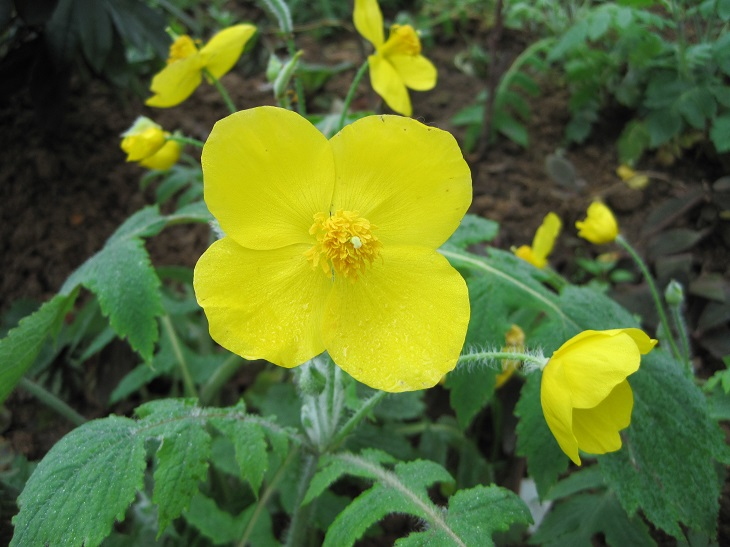
#> input picture img/image.jpg, 730 x 547 px
$ jupyter execute --allow-errors '06_图像美化与滤波.ipynb'   (older library calls are emulated)
#> lines starting #> are read from the running program, lines starting #| are printed output that depends on the picture; after the words box and inside, x2 and y2 are one past the last pixel; in counts of white or black regions, pixels touching at a corner belong together
[cell 1]
import numpy as np
import matplotlib.pyplot as plt
import cv2

## 1.彩色图片直方图

[cell 2]
def ImageHist(image, type):
    color = (255, 255, 255)
    windowName = 'Gary'
    if type == 31:
        color = (255, 0, 0)
        windowName = 'B hist'
    if type == 32:
        color = (0, 255, 0)
        windowName = 'G hist'
    if type == 33:
        color = (0, 0, 255)
        windowName = 'R hist'

    hist = cv2.calcHist([image], [0], None, [256], [0.0, 255.0])
    minV, maxV, minL, maxL = cv2.minMaxLoc(hist)
    histImage = np.zeros([256, 256, 3], np.uint8)
    for h in range(256):
        intenNormal = int(hist[h] * 256 / maxV)
        cv2.line(histImage, (h, 256), (h, 256 - intenNormal), color)
    cv2.imshow(windowName, histImage)
    return histImage

img = cv2.imread("img/image.jpg", 1)
#> img is the input picture: shape (547, 730, 3); mean B, G, R 48.7, 109.6, 90.1
channels = cv2.split(img) # BGR ==>B, G, R
for i in range(0, 3):
    ImageHist(channels[i], 31+i)
#> this loop made 3 passes
#> (maxV in ImageHist, minL in ImageHist, maxL in ImageHist) on passes 1 to 3: (6211, (0, 204), (0, 41)), (3003, (0, 0), (0, 208)), (5519, (0, 0), (0, 49))
#> pass 1, in ImageHist, `cv2.imshow(windowName, histImage)`:
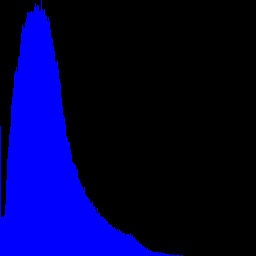
#> window 'B hist': shape (256, 256, 3); mean B, G, R 63.6, 0, 0
cv2.waitKey(0)
cv2.destroyAllWindows()

### 彩色直方图源码
- 本质：统计每个像素 出现的概率：0~255，P

[cell 3]
img = cv2.imread("img/image.jpg", 1)
imgShape = img.shape
#> imgShape = (547, 730, 3)
height = imgShape[0]
#> height = 547
width = imgShape[1]
#> width = 730

count_b = np.zeros(256, np.float)
count_g = np.zeros(256, np.float)
count_r = np.zeros(256, np.float)
for i in range(0, height):
    for j in range(0, width):
        (b, g, r) = img[i, j]
        index_b = int(b)
        index_g = int(g)
        index_r = int(r)
        count_b[index_b] = count_b[index_b] + 1
        count_g[index_g] = count_g[index_g] + 1
        count_r[index_r] = count_r[index_r] + 1
#> after the loop, count_b = 256 values, max 6211 at index 41, min 0 at index 204, mean 1559.8; count_g = 256 values, max 3003 at index 208, min 0 at index 0, mean 1559.8; count_r = 256 values, max 5519 at index 49, min 0 at index 0, mean 1559.8

for i in range(0, 256):
    count_b[i] = count_b[i] / (height * width)
    count_g[i] = count_g[i] / (height * width)
    count_r[i] = count_r[i] / (height * width)
#> after the loop, count_b = 256 values, max 0.0156 at index 41, min 0 at index 204, mean 0.00391; count_g = 256 values, max 0.00752 at index 208, min 0 at index 0, mean 0.00391; count_r = 256 values, max 0.0138 at index 49, min 0 at index 0, mean 0.00391

x = np.linspace(0, 255, 256)
y1 = count_b
#> y1 has the same summary as count_b
plt.figure()
plt.bar(x, y1, 0.9, alpha=1, color='b')

y2 = count_g
#> y2 has the same summary as count_g
plt.figure()
plt.bar(x, y2, 0.9, alpha=1, color='g')

y3 = count_r
#> y3 has the same summary as count_r
plt.figure()
plt.bar(x, y3, 0.9, alpha=1, color='r')
plt.show()
#> figure, not shown here; tallest bar 0.0156 high, from x = 40.55 to 41.45
#> figure, not shown here; tallest bar 0.00752 high, from x = 207.6 to 208.5
#> figure, not shown here; tallest bar 0.0138 high, from x = 48.55 to 49.45

### 灰度直方图源码
- 本质：统计每个像素灰度 出现的概率：0~255，P

[cell 4]
img = cv2.imread("img/image.jpg", 1)
imgShape = img.shape
height = imgShape[0]
width = imgShape[1]

gray = cv2.cvtColor(img, cv2.COLOR_BGR2GRAY)
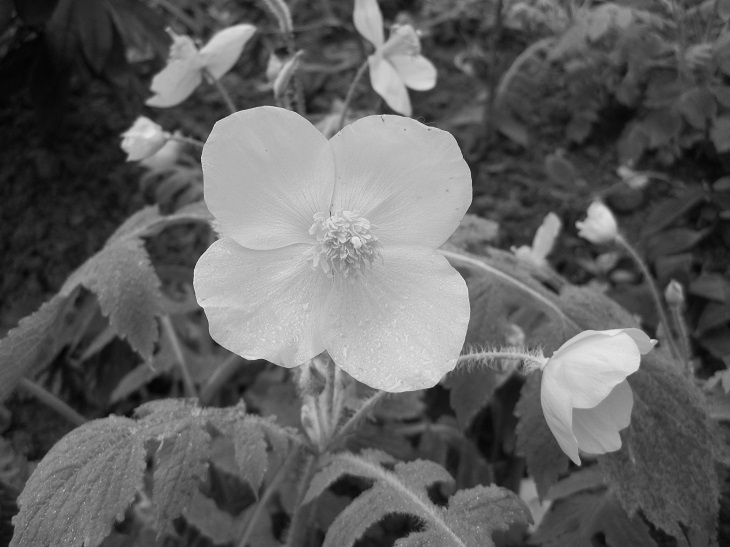
#> gray: shape (547, 730); min 4, max 236, mean 96.8
count = np.zeros(256, np.float)
for i in range(0, height):
    for j in range(0, width):
        pixel = gray[i, j]
        index = int(pixel)
        count[index] = count[index] + 1
#> after the loop, count = 256 values, max 4024 at index 64, min 0 at index 0, mean 1559.8
for i in range(0, 256):
    count[i] = count[i] / (height * width)
#> after the loop, count = 256 values, max 0.0101 at index 64, min 0 at index 0, mean 0.00391

x = np.linspace(0, 255, 256)
y = count
#> y has the same summary as count
plt.bar(x, y, 0.9, alpha=1, color='b')
plt.show()
#> figure, not shown here; tallest bar 0.0101 high, from x = 63.55 to 64.45

## 2.直方图均衡化

- 灰度图

[cell 5]
gray = cv2.cvtColor(img, cv2.COLOR_BGR2GRAY)
dst_equalizeHist = cv2.equalizeHist(gray)
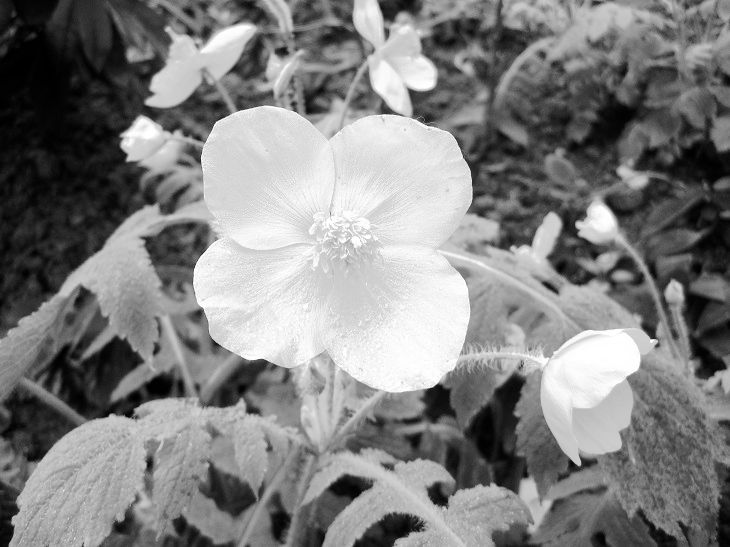
#> dst_equalizeHist: shape (547, 730); min 0, max 255, mean 128.2
cv2.imshow("dst_equalizeHist", dst_equalizeHist)
cv2.waitKey(0)
cv2.destroyAllWindows()

### 灰度直方图均衡化

[cell 6]
img = cv2.imread("img/image.jpg", 1)
imgShape = img.shape
height = imgShape[0]
width = imgShape[1]

gray = cv2.cvtColor(img, cv2.COLOR_BGR2GRAY)
count = np.zeros(256, np.float)
for i in range(0, height):
    for j in range(0, width):
        pixel = gray[i, j]
        index = int(pixel)
        count[index] = count[index] + 1
#> after the loop, count = 256 values, max 4024 at index 64, min 0 at index 0, mean 1559.8
for i in range(0, 256):
    count[i] = count[i] / (height * width)
#> after the loop, count = 256 values, max 0.0101 at index 64, min 0 at index 0, mean 0.00391

# 计算累计概率
sum1 = float(0)
for i in range(0, 256):
    sum1 = sum1 + count[i]
    count[i] = sum1
#> this loop made 256 passes
#> sum1 on passes 1 to 3: 0, 0, 0
#> after the loop, count = 256 values from 0 to 1; sum1 = 1

#计算映射表
map1 = np.zeros(256, np.uint16)
for i in range(0, 256):
    map1[i] = np.uint16(count[i] * 255)
#> after the loop, map1 = 256 values from 0 to 254
#映射
for i in range(0, height):
    for j in range(width):
        pixel = gray[i, j]
        gray[i, j] = map1[pixel]

cv2.imshow("gray", gray)
cv2.waitKey(0)
cv2.destroyAllWindows()

- 彩色图

[cell 7]
(b, g, r) = cv2.split(img) #通道分解
bH = cv2.equalizeHist(b)
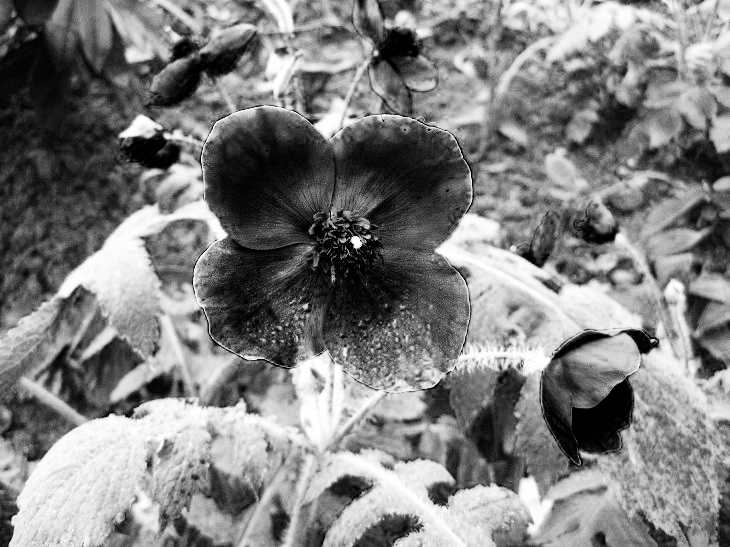
#> bH: shape (547, 730); min 0, max 255, mean 127.9
gH = cv2.equalizeHist(g)
rH = cv2.equalizeHist(r)
result = cv2.merge((bH, gH, rH)) #通道合成
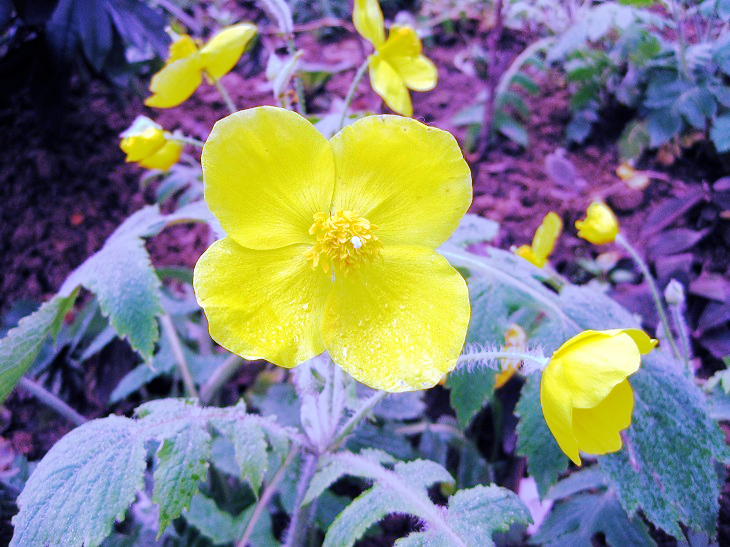
#> result: shape (547, 730, 3); mean B, G, R 127.9, 128.2, 128.6
cv2.imshow("result", result)
cv2.waitKey(0)
cv2.destroyAllWindows()

- YUV

[cell 8]
imgYUV = cv2.cvtColor(img, cv2.COLOR_BGR2YCrCb)
#> imgYUV: shape (547, 730, 3); mean of channels 0, 1, 2 96.8, 123.2, 100.9
channelYUV = cv2.split(imgYUV)
#> (the rest of this cell did not finish here and is left out)

## 3.图片修补

[cell 9]
for i in range(200, 300):
    img[i, 200] = (255, 255, 255)
    img[i, 200+1] = (255, 255, 255)
    img[i, 200-1] = (255, 255, 255)
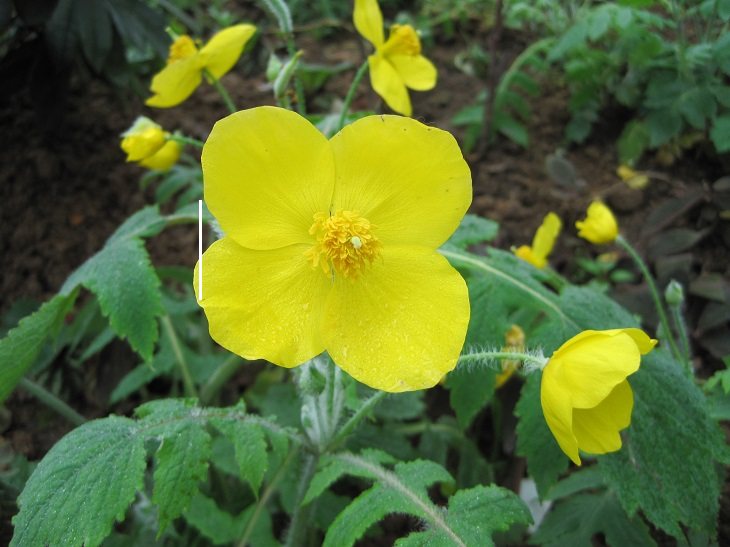
#> img: shape (547, 730, 3); 0.08% of pixels changed, all inside (x1, y1, x2, y2) = (199, 200, 202, 300)

for i in range(150,250):
    img[250,i] = (255, 255, 255)
    img[250+1, i] = (255, 255, 255)
    img[250-1, i] = (255, 255, 255)
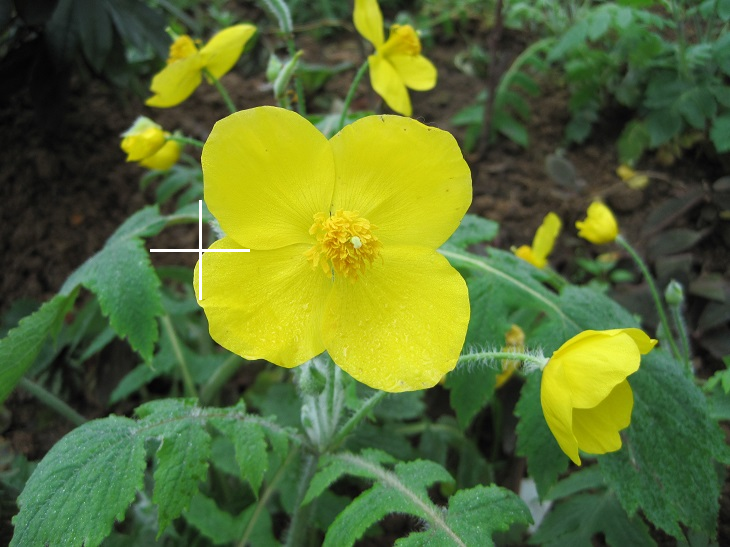
#> img: shape (547, 730, 3); 0.07% of pixels changed, all inside (x1, y1, x2, y2) = (150, 249, 250, 252)

cv2.imwrite("img/damage.jpg", img)
cv2.imshow("img/damage.jpg", img)
cv2.waitKey(0)
cv2.destroyAllWindows()

[cell 10]
damageImg = cv2.imread("img/damage.jpg", 1)
damageImgShape = damageImg.shape
#> damageImgShape = (547, 730, 3)
height = damageImgShape[0]
width = damageImgShape[1]

paint = np.zeros((height, width, 1), np.uint8)

for i in range(200, 300):
    paint[i, 200] = 255
    paint[i, 200+1] = 255
    paint[i, 200-1] = 255

for i in range(150,250):
    paint[250,i] = 255
    paint[250+1, i] = 255
    paint[250-1, i] = 255

imgDst = cv2.inpaint(img, paint, 3, cv2.INPAINT_TELEA)
cv2.imshow("paint", paint)
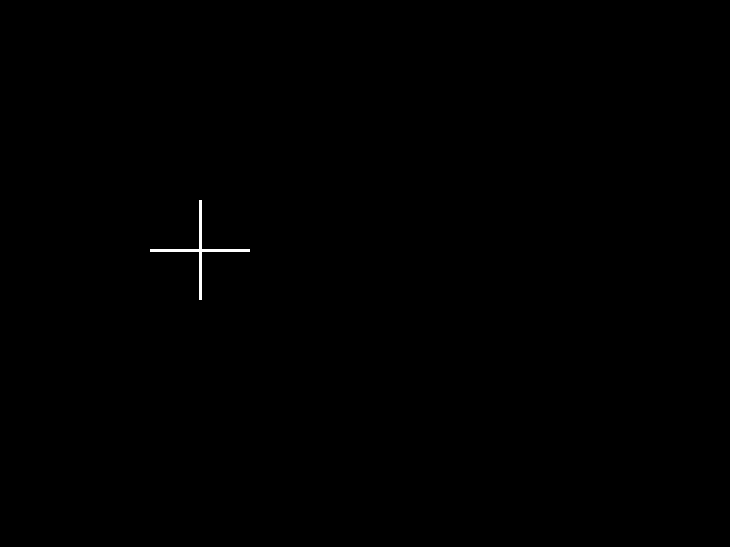
#> window 'paint': shape (547, 730, 1); 0.15% white; 1 white region, box (x1, y1, x2, y2) and area: (150, 200, 250, 300) 591
cv2.imshow("imgDst", imgDst)
cv2.waitKey(0)
cv2.destroyAllWindows()

## 4.亮度增强

[cell 11]
img = cv2.imread("img/image.jpg", 1)
imgShape = img.shape
height = imgShape[0]
width = imgShape[1]

dst_img = np.zeros((height, width, 3), np.uint8)
for i in range(0, height):
    for j in range(0, width):
        (b, g, r) = img[i, j]
        bb = int(b) + 40
        gg = int(g) + 40
        rr = int(r) + 40

        if bb > 255:
            bb = 255
        if gg > 255:
            gg = 255
        if rr > 255:
            rr = 255
        dst_img[i, j] = (bb, gg, rr)
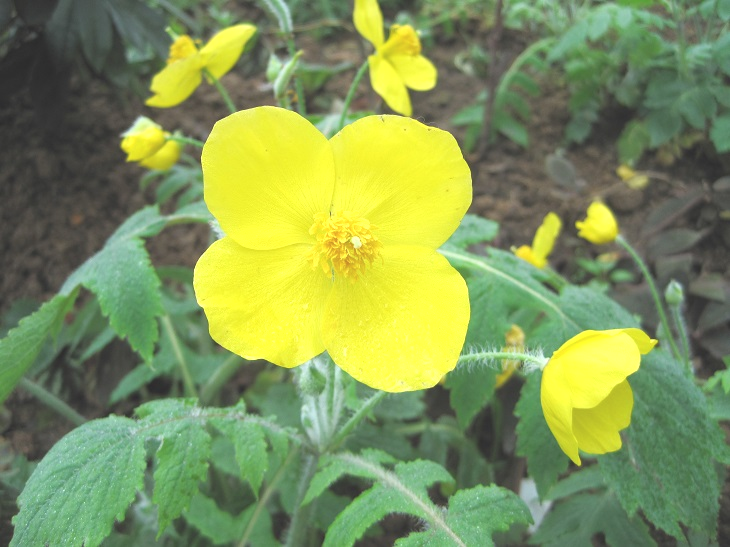
#> dst_img: shape (547, 730, 3); mean B, G, R 88.7, 149, 129.6

cv2.imshow("src_img", img)
cv2.imshow("dst_img", dst_img)
cv2.waitKey(0)
cv2.destroyAllWindows()

## 5.磨皮美白
- 双边滤波

[cell 12]
img = cv2.imread("img/1.png", 1)
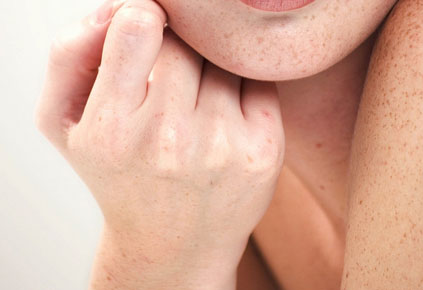
#> input picture img/1.png, 423 x 290 px
#> img is the input picture: shape (290, 423, 3); mean B, G, R 156.3, 175.2, 218.8
dst = cv2.bilateralFilter(img, 15, 35, 35)
cv2.imshow("src", img)
cv2.imshow("dst", dst)
cv2.waitKey(0)
cv2.destroyAllWindows()
